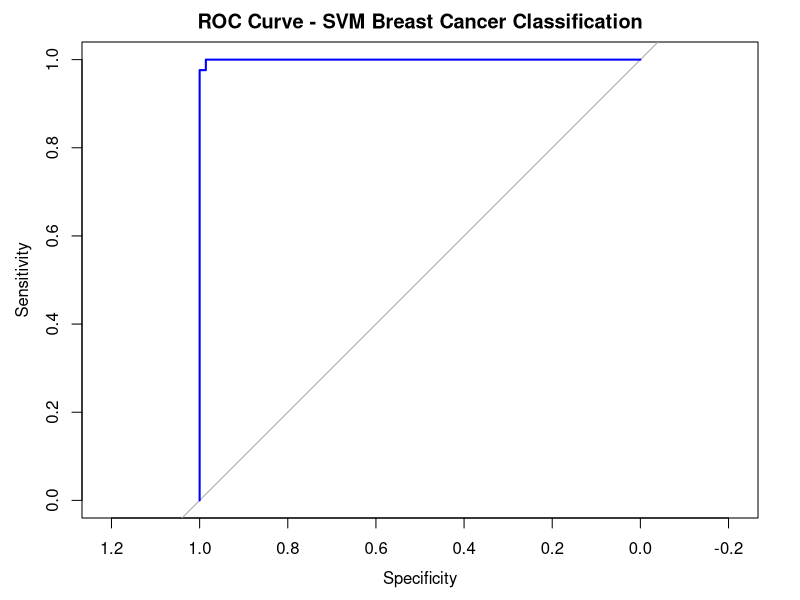

The R script that drew this image: (Note: this script raises an error after producing the figure.)
# Breast Cancer Classification
# SVM Model Implementation

# 1. Load required libraries
library(e1071)
library(caret)
library(pROC)

# 2. Load cleaned dataset
clean_data <- read.csv("data/cleaned_breast_cancer.csv")

# 3. Convert Diagnosis into a factor
clean_data$Diagnosis <- factor(
  clean_data$Diagnosis,
  levels = c("B", "M"),
  labels = c("Benign", "Malignant")
)

# 4. Check the dataset
cat("Dataset Dimensions:\n")
print(dim(clean_data))

cat("\nDiagnosis Distribution:\n")
print(table(clean_data$Diagnosis))

# 5. Separate features and target variable
X <- clean_data[, setdiff(names(clean_data), "Diagnosis")]
y <- clean_data$Diagnosis

# 6. Split dataset into 80% training and 20% testing
set.seed(123)

train_index <- createDataPartition(
  y,
  p = 0.80,
  list = FALSE
)

X_train <- X[train_index, ]
X_test  <- X[-train_index, ]

y_train <- y[train_index]
y_test  <- y[-train_index]

# 7. Display training and testing dimensions

cat("\nTraining dataset:\n")
print(dim(X_train))

cat("\nTesting dataset:\n")
print(dim(X_test))

cat("\nTraining diagnosis distribution:\n")
print(table(y_train))

cat("\nTesting diagnosis distribution:\n")
print(table(y_test))


# 8. Feature Scaling


# Calculate scaling parameters using training data only
scaling_model <- preProcess(
  X_train,
  method = c("center", "scale")
)

# Apply scaling to training and testing data
X_train_scaled <- predict(scaling_model, X_train)
X_test_scaled  <- predict(scaling_model, X_test)

# Check scaled data
cat("\nScaled Training Data:\n")
print(summary(X_train_scaled$radius_mean))

cat("\nScaled Testing Data:\n")
print(summary(X_test_scaled$radius_mean))

cat("\nFeature Scaling Completed Successfully!\n")


# 9. Train the SVM Classification Model

# Train SVM using the scaled training dataset
svm_model <- svm(
  x = X_train_scaled,
  y = y_train,
  type = "C-classification",
  kernel = "radial",
  cost = 1,
  gamma = 1 / ncol(X_train_scaled),
  scale = FALSE,
  probability = TRUE
)

# Display model details
cat("\nSVM Model Details:\n")
print(svm_model)

cat("\nSVM Model Training Completed Successfully!\n")


# 10. Make Predictions Using SVM

# Predict diagnosis for testing dataset
svm_predictions <- predict(
  svm_model,
  X_test_scaled
)

# Display actual and predicted diagnoses
cat("\nActual Diagnoses:\n")
print(y_test)

cat("\nPredicted Diagnoses:\n")
print(svm_predictions)

# Compare actual and predicted values
prediction_results <- data.frame(
  Actual = y_test,
  Predicted = svm_predictions
)

cat("\nPrediction Results:\n")
print(prediction_results)

cat("\nSVM Prediction Completed Successfully!\n")

# 11. Evaluate SVM Model

# Generate confusion matrix
conf_matrix <- confusionMatrix(
  data = svm_predictions,
  reference = y_test,
  positive = "Malignant"
)

cat("\nConfusion Matrix:\n")
print(conf_matrix)

# Extract performance metrics
accuracy <- conf_matrix$overall["Accuracy"]
precision <- conf_matrix$byClass["Precision"]
recall <- conf_matrix$byClass["Sensitivity"]
specificity <- conf_matrix$byClass["Specificity"]
f1_score <- conf_matrix$byClass["F1"]

# Display performance metrics
cat("\nSVM Performance Metrics:\n")

cat("Accuracy:", round(accuracy * 100, 2), "%\n")
cat("Precision:", round(precision * 100, 2), "%\n")
cat("Recall:", round(recall * 100, 2), "%\n")
cat("Specificity:", round(specificity * 100, 2), "%\n")
cat("F1-Score:", round(f1_score * 100, 2), "%\n")


# 12. ROC Curve and AUC

# Generate probability predictions
prob_predictions <- predict(
  svm_model,
  X_test_scaled,
  probability = TRUE
)

# Extract probability of Malignant class
malignant_prob <- attr(
  prob_predictions,
  "probabilities"
)[, "Malignant"]

# Calculate ROC curve
roc_result <- roc(
  response = y_test,
  predictor = malignant_prob,
  levels = c("Benign", "Malignant"),
  direction = "<"
)

# Calculate AUC
auc_value <- auc(roc_result)

cat("\nAUC:", round(as.numeric(auc_value), 4), "\n")

# Plot ROC curve
plot(
  roc_result,
  main = "ROC Curve - SVM Breast Cancer Classification",
  col = "blue",
  lwd = 2
)

# Save ROC curve
ggsave(
  "figures/svm_roc_curve.png",
  width = 7,
  height = 5
)

cat("\nSVM Model Evaluation Completed Successfully!\n")

# Save model performance metrics
performance_results <- data.frame(
  Metric = c(
    "Accuracy",
    "Precision",
    "Recall",
    "Specificity",
    "F1-Score",
    "AUC"
  ),
  Value = c(
    as.numeric(accuracy),
    as.numeric(precision),
    as.numeric(recall),
    as.numeric(specificity),
    as.numeric(f1_score),
    as.numeric(auc_value)
  )
)

write.csv(
  performance_results,
  "figures/svm_performance_metrics.csv",
  row.names = FALSE
)
